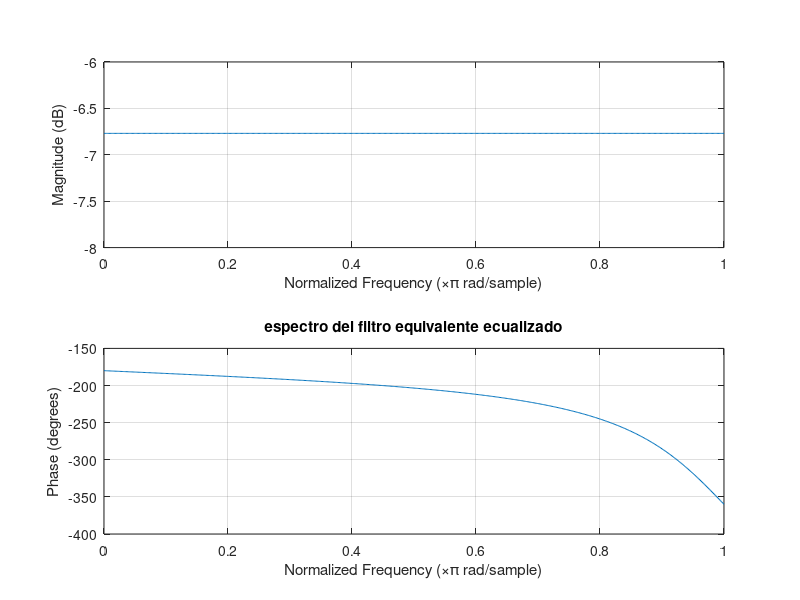
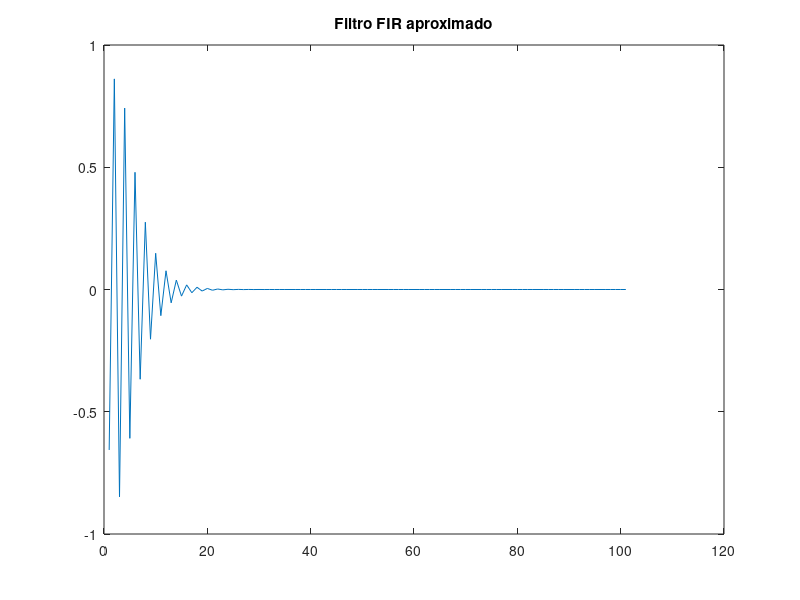
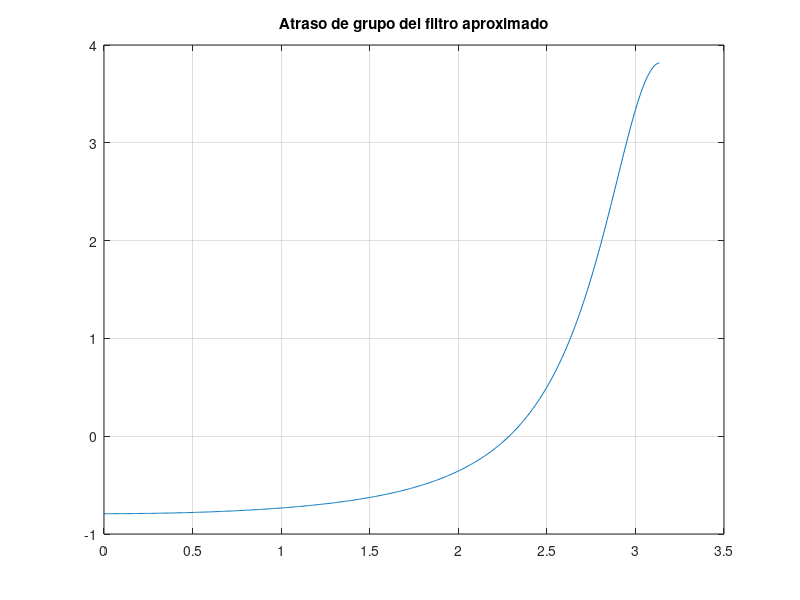
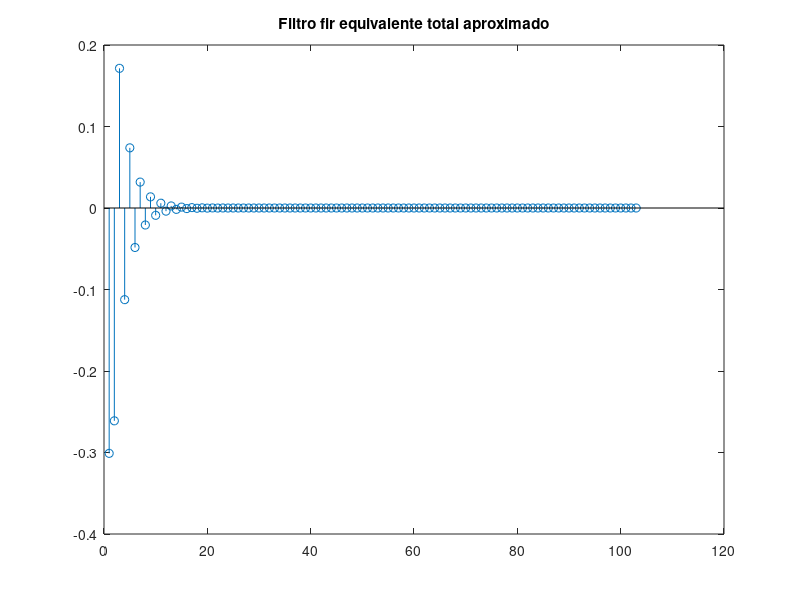

Write MATLAB code to recreate these figures, in order.
clear all; close all; clc

N_fft=1024; %Number of samples used in the ffts
noise_sigma=sqrt(0.001); %noise level
N=10000; %total number of samples
r=5; %sample dalay
M=11; %equalizer order
mu=0.0075; %learning rate

L=5; n_h=[1,2,3]; W=3.8; %channel parameters
h=1/2*(1+cos(2*pi/W*(n_h-(L-1)/2))) %calculando filtro de canal h

raizes=roots(h) %encontrando las raizes


den=conv([1 -raizes(2)], [raizes(1) -1]) %encontrando filtro de fase minima
%Ejemplo
%      1
%----------------
%(z^-1 - a)(bz^-1 - 1)(...)
%
% Donde 'a' es una raiz del polinomio 1 +k1 z^-1 +k2 z^-2 ... mas chica que zero, 
% y 'b' es una mayor que zero 

y=[1 zeros(1,100)];

figure
freqz(h,den)
title('espectro del filtro equivalente ecualizado')
figure
equivalent_FIR=filter(1,den,y); %filtro fir aproximado ao IIR
plot(equivalent_FIR);
title('Filtro FIR aproximado')
figure
grpdelay(equivalent_FIR);
title('Atraso de grupo del filtro aproximado')
figure
stem(conv(equivalent_FIR,h))
title('Filtro fir equivalente total aproximado')

% El filtro final no sirve a los propositos porque tiene atraso de fase
% variable
